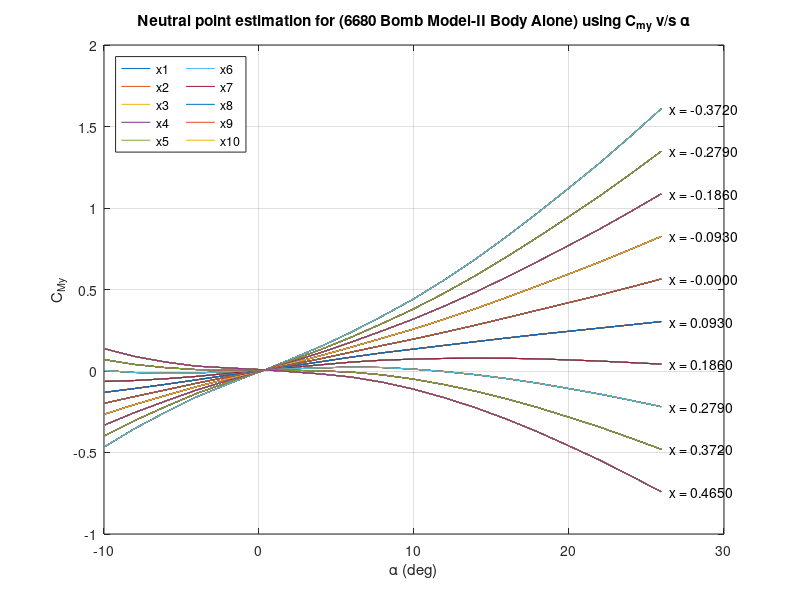

Write MATLAB code to recreate this figure.
%% Neutral Point estimation for Body alone configuration
clc
clear all
close all

% Geometrical data (constant)
q = 974.329545;         % for 1st vaelocity
S = 0.009677;
l = 0.884;
Q1 = 1/q/S;
Q2 = 1/q/S/l;

% Balance center location(m)
% x = -0.465;
y = 0;
z = 0;

% Measured Voltage signal
CM = [63.080043	0.144499	-0.206795	1.354260	1.630051	4.275882
-0.123649	150.309342	0.592082	-0.725847	0.030856	0.393628
0.024098	-0.689773	151.831777	0.096597	-0.571799	-4.414537
0.152944	-2.334107	0.037781	77.595997	0.445712	5.841784
-0.006030	0.114642	-0.574072	-0.065800	79.176337	0.322466
0.047415	0.466131	0.099431	0.208017	0.190935	44.877349];

% No wind data
% NW = [-0.001023; 0.001298; 0.001474; -0.000501; -0.000191; -0.000147];
NW = [-0.001023 0.001298 0.001474 -0.000501 -0.000191 -0.000147];
NW = NW';

% k = [Pitch af	n1	n2	s1	s2	rm]
% Data for 40 m/s
k = [-9.947917	0.002673	-0.006420	0.005058	-0.001114	0.000491	-0.000003
-8.052083	0.002539	-0.004903	0.004606	-0.000981	0.000274	-0.000041
-6.052083	0.002434	-0.003329	0.003960	-0.000981	0.000253	-0.000068
-4.062500	0.002377	-0.001724	0.003177	-0.000968	0.000107	-0.000071
-2.052083	0.002325	-0.000170	0.002245	-0.000885	0.000153	-0.000090
-0.052083	0.002249	0.001322	0.001340	-0.000831	0.000072	-0.000128
0.052083	0.002201	0.001334	0.001344	-0.000864	0.000120	-0.000131
1.947917	0.002324	0.002779	0.000499	-0.000783	0.000108	-0.000153
3.947917	0.002385	0.004320	-0.000380	-0.000745	-0.000003	-0.000158
5.947917	0.002458	0.005940	-0.001250	-0.000692	-0.000010	-0.000191
7.947917	0.002611	0.007523	-0.001939	-0.000602	-0.000087	-0.000206
9.947917	0.002765	0.009013	-0.002427	-0.000612	-0.000136	-0.000233
11.947917	0.002850	0.010588	-0.002839	-0.000578	-0.000102	-0.000257
13.947917	0.002862	0.012207	-0.003176	-0.000626	-0.000078	-0.000250
15.937500	0.002895	0.013871	-0.003436	-0.000631	-0.000056	-0.000280
17.937500	0.002860	0.015556	-0.003610	-0.000583	-0.000413	-0.000303
19.947917	0.002808	0.017221	-0.003662	-0.000535	-0.000676	-0.000332
21.947917	0.002689	0.018903	-0.003702	-0.000579	-0.000642	-0.000360
23.947917	0.002521	0.020650	-0.003677	-0.000634	-0.000730	-0.000392
25.947917	0.002294	0.022447	-0.003645	-0.000538	-0.001077	-0.000409];

a = transpose(k);
v = [a(2,:); a(3,:); a(4,:); a(5,:); a(6,:); a(7,:)];       % a = [af;	n1;	n2;	s1;	s2;	rm] (6x20)

alpha_dummy = [];
Cmy_dummy1=[];
Cmy_dummy2=[];
Cmy_dummy3=[];
Cmy_dummy4=[];
Cmy_dummy5=[];
Cmy_dummy6=[];
Cmy_dummy7=[];
Cmy_dummy8=[];
Cmy_dummy9=[];
Cmy_dummy10=[];

x = [-0.465:0.093:(0.465-0.093)];       % The CG is varied from 0.45 to -0.45 to find NP of configuration

        y1 = [-1 0 0 0 0 0; 0 1 0 0 0 0; 0 0 -1 0 0 0; 0 -z y 1 0 0; z 0 -x(1) 0 1 0; -y x(1) 0 0 0 1];
        y2 = [-1 0 0 0 0 0; 0 1 0 0 0 0; 0 0 -1 0 0 0; 0 -z y 1 0 0; z 0 -x(2) 0 1 0; -y x(2) 0 0 0 1];
        y3 = [-1 0 0 0 0 0; 0 1 0 0 0 0; 0 0 -1 0 0 0; 0 -z y 1 0 0; z 0 -x(3) 0 1 0; -y x(3) 0 0 0 1];
        y4 = [-1 0 0 0 0 0; 0 1 0 0 0 0; 0 0 -1 0 0 0; 0 -z y 1 0 0; z 0 -x(4) 0 1 0; -y x(4) 0 0 0 1];
        y5 = [-1 0 0 0 0 0; 0 1 0 0 0 0; 0 0 -1 0 0 0; 0 -z y 1 0 0; z 0 -x(5) 0 1 0; -y x(5) 0 0 0 1];
        y6 = [-1 0 0 0 0 0; 0 1 0 0 0 0; 0 0 -1 0 0 0; 0 -z y 1 0 0; z 0 -x(6) 0 1 0; -y x(6) 0 0 0 1];
        y7 = [-1 0 0 0 0 0; 0 1 0 0 0 0; 0 0 -1 0 0 0; 0 -z y 1 0 0; z 0 -x(7) 0 1 0; -y x(7) 0 0 0 1];
        y8 = [-1 0 0 0 0 0; 0 1 0 0 0 0; 0 0 -1 0 0 0; 0 -z y 1 0 0; z 0 -x(8) 0 1 0; -y x(8) 0 0 0 1];
        y9 = [-1 0 0 0 0 0; 0 1 0 0 0 0; 0 0 -1 0 0 0; 0 -z y 1 0 0; z 0 -x(9) 0 1 0; -y x(9) 0 0 0 1];
        y10 = [-1 0 0 0 0 0; 0 1 0 0 0 0; 0 0 -1 0 0 0; 0 -z y 1 0 0; z 0 -x(10) 0 1 0; -y x(10) 0 0 0 1];

for i = 1:1:20

    af = v(1,i);
    n1 = v(2,i);
    n2 = v(3,i);
    s1 = v(4,i);
    s2 = v(5,i);
    rm = v(6,i);

    a = [af; n1; n2; s1; s2; rm];
    alpha = k(:,1);

    A = CM*[a - NW];      % A=[Ax;N1;N2;S1;S2;Rm] in kg and kg-m    
    Af = A(1);    
    N1 = A(2);    
    N2 = A(3);    
    S1 = A(4);    
    S2 = A(5);   
    Rm = A(6);

    % Transform the forces and moments to the body axis
    % FM = [fx; fy; fz; mx; my; mz]
    FM = [Af; (S1+S2); (N1+N2); Rm; (N1-N2)*0.065; (S1-S2)*0.065]*9.81;

    % Transform the forces and moments to the C.G the flight vehicle
    % CG = [Fx Fy Fz Mx My Mz] @cg
    CG1 = y1*FM;
    CG2 = y2*FM;
    CG3 = y3*FM;
    CG4 = y4*FM;
    CG5 = y5*FM;
    CG6 = y6*FM;
    CG7 = y7*FM;
    CG8 = y8*FM;
    CG9 = y9*FM;
    CG10 = y10*FM;

    % Mxyz = [Mx My Mz]
    Mxyz1 = CG1(4:6,1);
    Mxyz2 = CG2(4:6,1);
    Mxyz3 = CG3(4:6,1);
    Mxyz4 = CG4(4:6,1);
    Mxyz5 = CG5(4:6,1);
    Mxyz6 = CG6(4:6,1);
    Mxyz7 = CG7(4:6,1);
    Mxyz8 = CG8(4:6,1);
    Mxyz9 = CG9(4:6,1);
    Mxyz10 = CG10(4:6,1);
    
    % Cmxyz = [Cmx Cmy Cmz]
    Cmxyz1 = (1/(q*S*l))*Mxyz1;
    Cmxyz2 = (1/(q*S*l))*Mxyz2;
    Cmxyz3 = (1/(q*S*l))*Mxyz3;
    Cmxyz4 = (1/(q*S*l))*Mxyz4;
    Cmxyz5 = (1/(q*S*l))*Mxyz5;
    Cmxyz6 = (1/(q*S*l))*Mxyz6;
    Cmxyz7 = (1/(q*S*l))*Mxyz7;
    Cmxyz8 = (1/(q*S*l))*Mxyz8;
    Cmxyz9 = (1/(q*S*l))*Mxyz9;
    Cmxyz10 = (1/(q*S*l))*Mxyz10;

    Cmy1 = Cmxyz1(2);
    Cmy2 = Cmxyz2(2);
    Cmy3 = Cmxyz3(2);
    Cmy4 = Cmxyz4(2);
    Cmy5 = Cmxyz5(2);
    Cmy6 = Cmxyz6(2);
    Cmy7 = Cmxyz7(2);
    Cmy8 = Cmxyz8(2);
    Cmy9 = Cmxyz9(2);
    Cmy10 = Cmxyz10(2);

    Cmy_dummy1 = [Cmy_dummy1, Cmy1];
    Cmy_dummy2 = [Cmy_dummy2, Cmy2];
    Cmy_dummy3 = [Cmy_dummy3, Cmy3];
    Cmy_dummy4 = [Cmy_dummy4, Cmy4];
    Cmy_dummy5 = [Cmy_dummy5, Cmy5];
    Cmy_dummy6 = [Cmy_dummy6, Cmy6];
    Cmy_dummy7 = [Cmy_dummy7, Cmy7];
    Cmy_dummy8 = [Cmy_dummy8, Cmy8];
    Cmy_dummy9 = [Cmy_dummy9, Cmy9];
    Cmy_dummy10 = [Cmy_dummy10, Cmy10];

    alpha_dummy = [alpha_dummy, alpha];

end    

figure('Name','Neutral Point estimation for Bomb Model-II_Body Alone','NumberTitle','off')
plot(alpha_dummy,Cmy_dummy1)
hold on
plot(alpha_dummy,Cmy_dummy2)
hold on
plot(alpha_dummy,Cmy_dummy3)
hold on
plot(alpha_dummy,Cmy_dummy4)
hold on
plot(alpha_dummy,Cmy_dummy5)
hold on
plot(alpha_dummy,Cmy_dummy6)
hold on
plot(alpha_dummy,Cmy_dummy7)
hold on
plot(alpha_dummy,Cmy_dummy8)
hold on
plot(alpha_dummy,Cmy_dummy9)
hold on
plot(alpha_dummy,Cmy_dummy10)
hold off
title('Neutral point estimation for (6680 Bomb Model-II Body Alone) using C_m_y v/s α')
grid on
xlabel('α (deg)')
ylabel('C_M_y')
legend({'x1','x2','x3','x4','x5','x6','x7','x8','x9','x10'},'Location','northwest','NumColumns',2)

y_text_location = [Cmy_dummy1(20), Cmy_dummy2(20), Cmy_dummy3(20), Cmy_dummy4(20), Cmy_dummy5(20),...
        Cmy_dummy6(20), Cmy_dummy7(20), Cmy_dummy8(20), Cmy_dummy9(20), Cmy_dummy10(20)]

for i=1:10
    j = i-1;
    x(i) = -0.465 + i*0.093
    textString = sprintf('x = %.4f', x(i));
    text(26.5, y_text_location(i), textString, 'FontSize', 10);
    hold on;
end
